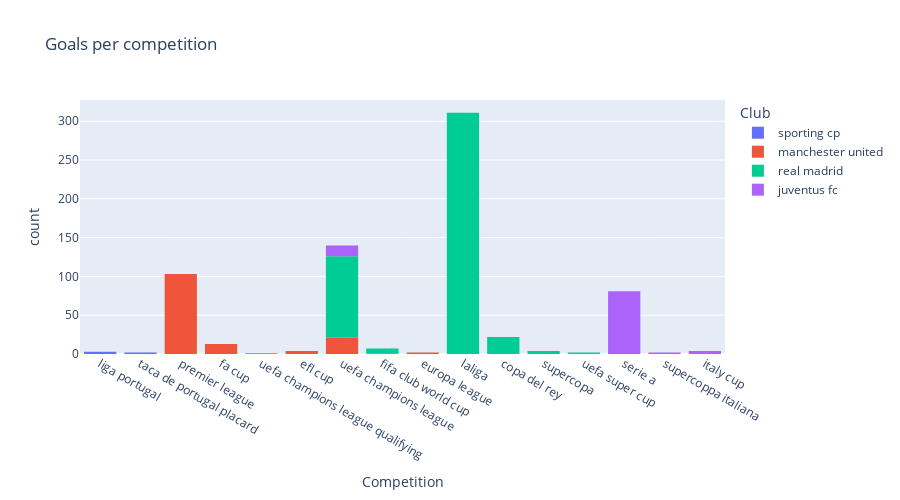

Notebook source saved alongside this figure:
### Code cell
px.histogram(
    cr7_df,
    x='Competition',
    title="Goals per competition",
    log_x=False,
    log_y=False,
    #symbol='title',
    #markers=True,
    #width=800, 
    height=500,
    color='Club',
    hover_name='Club',
    hover_data=['Competition','Club'])

### Figure 1 — Plotly figure (JSON) as saved in the notebook; plotly's stock layout.template omitted (floating-point values rounded to 4 significant figures; data arrays with more than 128 entries replaced by an {"elided": "..."} marker saying what was removed)
{"data": [{"alignmentgroup": "True", "bingroup": "x", "hovertemplate": "Club=sporting cp<br>Competition=%{x}<br>count=%{y}<extra></extra>", "legendgroup": "sporting cp", "marker": {"color": "#636efa", "pattern": {"shape": ""}}, "name": "sporting cp", "offsetgroup": "sporting cp", "orientation": "v", "showlegend": true, "type": "histogram", "x": ["liga portugal", "liga portugal", "liga portugal", "taca de portugal placard", "taca de portugal placard"], "xaxis": "x", "yaxis": "y"}, {"alignmentgroup": "True", "bingroup": "x", "hovertemplate": "Club=manchester united<br>Competition=%{x}<br>count=%{y}<extra></extra>", "legendgroup": "manchester united", "marker": {"color": "#EF553B", "pattern": {"shape": ""}}, "name": "manchester united", "offsetgroup": "manchester united", "orientation": "v", "showlegend": true, "type": "histogram", "x": {"elided": "145 str values"}, "xaxis": "x", "yaxis": "y"}, {"alignmentgroup": "True", "bingroup": "x", "hovertemplate": "Club=real madrid<br>Competition=%{x}<br>count=%{y}<extra></extra>", "legendgroup": "real madrid", "marker": {"color": "#00cc96", "pattern": {"shape": ""}}, "name": "real madrid", "offsetgroup": "real madrid", "orientation": "v", "showlegend": true, "type": "histogram", "x": {"elided": "450 str values"}, "xaxis": "x", "yaxis": "y"}, {"alignmentgroup": "True", "bingroup": "x", "hovertemplate": "Club=juventus fc<br>Competition=%{x}<br>count=%{y}<extra></extra>", "legendgroup": "juventus fc", "marker": {"color": "#ab63fa", "pattern": {"shape": ""}}, "name": "juventus fc", "offsetgroup": "juventus fc", "orientation": "v", "showlegend": true, "type": "histogram", "x": ["serie a", "serie a", "serie a", "serie a", "serie a", "serie a", "serie a", "uefa champions league", "serie a", "serie a", "serie a", "serie a", "serie a", "serie a", "serie a", "supercoppa italiana", "serie a", "serie a", "serie a", "serie a", "serie a", "uefa champions league", "uefa champions league", "uefa champions league", "uefa champions league", "uefa champions league", "serie a", "serie a", "serie a", "serie a", "serie a", "uefa champions league", "serie a", "serie a", "serie a", "serie a", "uefa champions league", "serie a", "serie a", "serie a", "serie a", "serie a", "serie a", "serie a", "serie a", "serie a", "italy cup", "serie a", "serie a", "serie a", "serie a", "italy cup", "serie a", "serie a", "serie a", "serie a", "serie a", "serie a", "serie a", "serie a", "serie a", "serie a", "serie a", "uefa champions league", "uefa champions league", "serie a", "serie a", "serie a", "serie a", "serie a", "serie a", "serie a", "serie a", "uefa champions league", "uefa champions league", "uefa champions league", "uefa champions league", "serie a", "serie a", "serie a", "serie a", "serie a", "serie a", "serie a", "supercoppa italiana", "italy cup", "italy cup", "serie a", "serie a", "serie a", "serie a", "serie a", "serie a", "serie a", "serie a", "serie a", "serie a", "serie a", "serie a", "serie a", "serie a"], "xaxis": "x", "yaxis": "y"}], "layout": {"barmode": "relative", "height": 500, "legend": {"title": {"text": "Club"}, "tracegroupgap": 0}, "title": {"text": "Goals per competition"}, "xaxis": {"anchor": "y", "domain": [0, 1], "title": {"text": "Competition"}}, "yaxis": {"anchor": "x", "domain": [0, 1], "title": {"text": "count"}}}}
